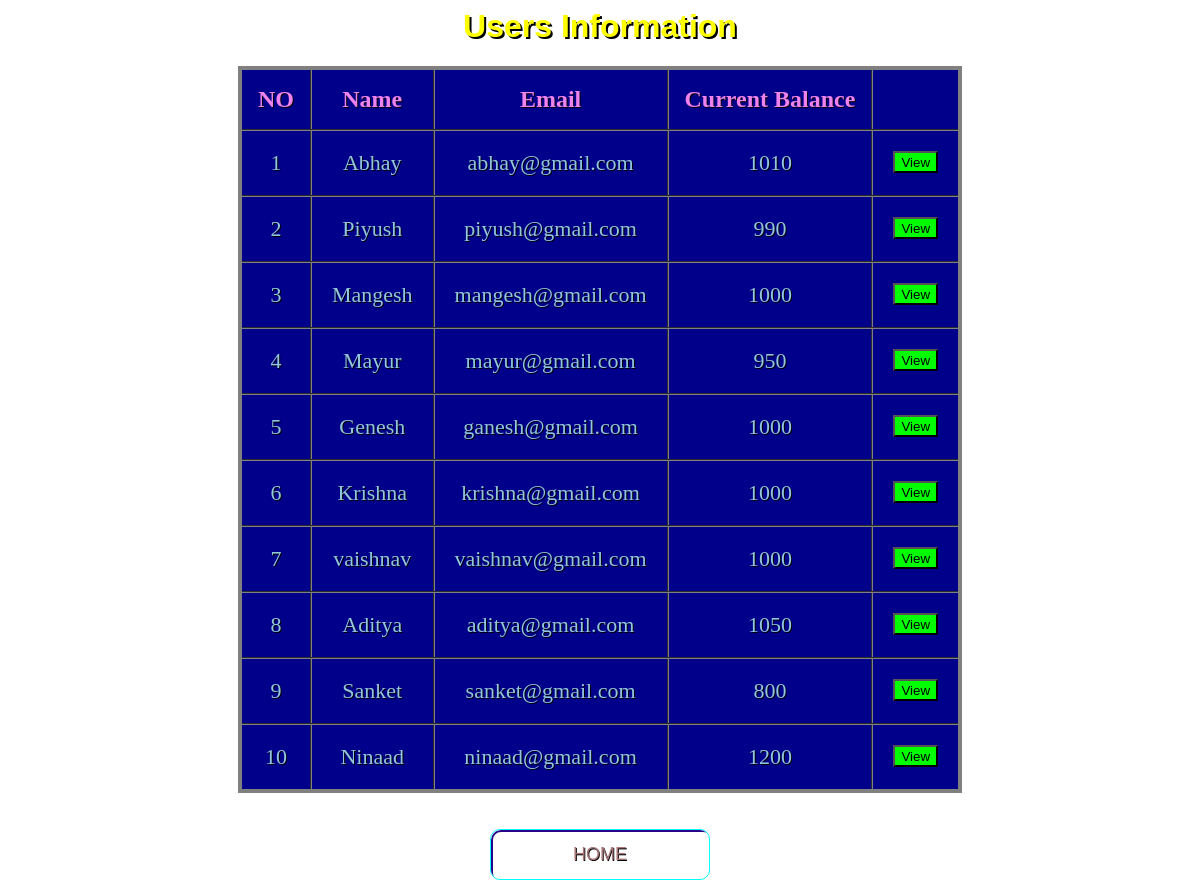
The app's page /getdetail.php with its own data.
### tables this page shows
CREATE TABLE `users` (
  `name` varchar(50) NOT NULL,
  `email` varchar(50) NOT NULL,
  `amount` double DEFAULT NULL
);

### getdetail.php (the view, shortened to what this page needs)
<?php
$con=mysqli_connect('localhost','root','','banking_system');
$q="select * from users ";
$result=mysqli_query($con,$q);
?>
<html>
<head>
   <link rel="stylesheet" href="button.css">
</head>
<body>
	<h1 style="color:#ffff00;text-shadow: 2px 2px black;">Users Information</h1>
    <table class="flat-table-1">
		<thead>
			<th>NO</th>
			<th>Name</th>
			<th>Email</th>
			<th>Current Balance</th>
			<th></th>
		</thead>
		<tbody>
		<tr>
			<?php
				$row=mysqli_fetch_array($result);
			?>
			<td> 1</td>
			<td><?php echo  $row["name"]; ?></td>
			<td><?php echo  $row["email"]; ?></td>
			<td><?php echo  $row["amount"]; ?></td>
			<td>
				<form action="user.php" method="post"  class="view">
					<button class="button1" type="submit" name="name" value="Abhay">View</button>
				</form>
			</td>
		</tr>
		<tr>
			<?php
				$row=mysqli_fetch_array($result);
			?>
			<td> 2</td>
			<td><?php echo  $row["name"]; ?></td>
			<td><?php echo  $row["email"]; ?></td>
			<td><?php echo  $row["amount"]; ?></td>
			<td>
				<form action="user.php" method="post" class="view">
					<button class="button1" type="submit" name="name" value="Piyush">View</button>
				</form>
			</td>
		</tr>
        <tr>
			<?php
				$row=mysqli_fetch_array($result);
			?>
			<td> 3</td>
			<td><?php echo  $row["name"]; ?></td>
			<td><?php echo  $row["email"]; ?></td>
			<td><?php echo  $row["amount"]; ?></td>
			<td>
				<form action="user.php" method="post" class="view">
					<button class="button1" type="submit" name="name" value="Mangesh">View</button>
				</form>
			</td>
		</tr>
        <tr>
			<?php
				$row=mysqli_fetch_array($result);
			?>
			<td> 4</td>
			<td><?php echo  $row["name"]; ?></td>
			<td><?php echo  $row["email"]; ?></td>
			<td><?php echo  $row["amount"]; ?></td>
			<td>
				<form action="user.php" method="post" class="view">
					<button class="button1" type="submit" name="name" value="Mayur">View</button>
				</form>
			</td>
        </tr>
        <tr>
			<?php
				$row=mysqli_fetch_array($result);
			?>
			<td> 5</td>
			<td><?php echo  $row["name"]; ?></td>
			<td><?php echo  $row["email"]; ?></td>
			<td><?php echo  $row["amount"]; ?></td>
			<td>
				<form action="user.php" method="post" class="view">
					<button class="button1" type="submit" name="name" value="Ganesh">View</button>
				</form>
			</td>
		</tr>
        <tr>
			<?php
				$row=mysqli_fetch_array($result);
			?>
			<td> 6</td>
			<td><?php echo  $row["name"]; ?></td>
			<td><?php echo  $row["email"]; ?></td>
			<td><?php echo  $row["amount"]; ?></td>
			<td>
				<form action="user.php" method="post" class="view">
					<button class="button1" type="submit" name="name" value="Krishna">View</button>
				</form>
			</td>
        </tr>
        <tr>
			<?php
				$row=mysqli_fetch_array($result);
			?>
			<td> 7</td>
			<td><?php echo  $row["name"]; ?></td>
			<td><?php echo  $row["email"]; ?></td>
			<td><?php echo  $row["amount"]; ?></td>
			<td>
				<form action="user.php" method="post" class="view">
					<button class="button1"type="submit" name="name" value="Vaishnav">View</button>
				</form>
			</td>
		</tr>
        <tr>
			<?php
				$row=mysqli_fetch_array($result);
			?>
			<td> 8</td>
			<td><?php echo  $row["name"]; ?></td>
			<td><?php echo  $row["email"]; ?></td>
			<td><?php echo  $row["amount"]; ?></td>
			<td>
				<form action="user.php" method="post" class="view">
					<button class="button1"type="submit" name="name" value="Aditya">View</button>
				</form>
			</td>
		</tr>
        <tr>
			<?php
				$row=mysqli_fetch_array($result);
			?>
			<td> 9</td>
			<td><?php echo  $row["name"]; ?></td>
			<td><?php echo  $row["email"]; ?></td>
			<td><?php echo  $row["amount"]; ?></td>
			<td>
				<form action="user.php" method="post" class="view">
					<button class="button1"type="submit" name="name" value="Sanket">View</button>
				</form>
			</td>
        </tr>
        <tr>
			<?php
				$row=mysqli_fetch_array($result);
			?>
			<td> 10</td>
			<td><?php echo  $row["name"]; ?></td>
			<td><?php echo  $row["email"]; ?></td>
			<td><?php echo  $row["amount"]; ?></td>
			<td>
				<form action="user.php" method="post" class="view">
					<button class="button1"type="submit" name="name" value="Niannad">View</button>
				</form>
			</td>
		</tr>
		</tbody>
	</table><br><br>
<div class="buttons">
	<a href="index.php">
    <button class="glow-on-hover">HOME</button>
	</a>
</div>
</body>
</html>

### button.css (style rules this page uses)
.glow-on-hover { width: 220px; height: 51px; outline: none; color: #a77676; font-size:18px; background:transparent; text-shadow: 0.7px 0.7px black; overflow: hidden; cursor: pointer; position: relative; z-index: 0; border-radius: 10px; border: 1px solid #00FFFF; }
.glow-on-hover:before { content: ''; background: linear-gradient(45deg, #ff0000, #ff7300, #fffb00, #48ff00, #00ffd5, #002bff, #7a00ff, #ff00c8, #ff0000); position: absolute; top: -2px; left:-2px; background-size: 400%; z-index: -1; filter: blur(5px); width: calc(100% + 4px); height: calc(100% + 4px); animation: glowing 20s linear infinite; opacity: 0; transition: opacity .3s ease-in-out; border-radius: 10px; }
.glow-on-hover:after { z-index: -1; content: ''; position: absolute; width: 100%; height: 100%; left: 0; top: 0; border-radius: 10px; border: 2px solid #28048a; background:transparent; }

### getdetail.php (style rules this page uses)
body { text-align:center; }
.flat-table-1 { background: #00008b; }
h1 { font-family: Arial, Times, serif; }
table { text-align:center; margin-left: auto; margin-right: auto; border:4px solid gray; border-collapse:collapse; }
th { color:violet; font-size:24px; padding:16px; }
td { text-align:center; font-size:22px; color: #92c6df; padding: 0px 20px 0px 20px; }
tr { transition: background 0.3s, box-shadow 0.3s; }
th,td { border-collapse:collapse; border:2px groove gray; text-shadow: 1px 1px black; }
.button1 { background-color:lime; text-align:center; padding-top:2px; }
.view { top:50%; padding-top:20px; text-align:center; }
body { background-image:url("images/102.jpg"); background-position: center; background-repeat: no-repeat; background-size: cover; }

### records on screen
users: name "Abhay", email "abhay@gmail.com", amount "1010"
users: name "Piyush", email "piyush@gmail.com", amount "990"
users: name "Mangesh", email "mangesh@gmail.com", amount "1000"
users: name "Mayur", email "mayur@gmail.com", amount "950"
users: name "Genesh", email "ganesh@gmail.com", amount "1000"
users: name "Krishna", email "krishna@gmail.com", amount "1000"
users: name "vaishnav", email "vaishnav@gmail.com", amount "1000"
users: name "Aditya", email "aditya@gmail.com", amount "1050"
users: name "Sanket", email "sanket@gmail.com", amount "800"
users: name "Ninaad", email "ninaad@gmail.com", amount "1200"
